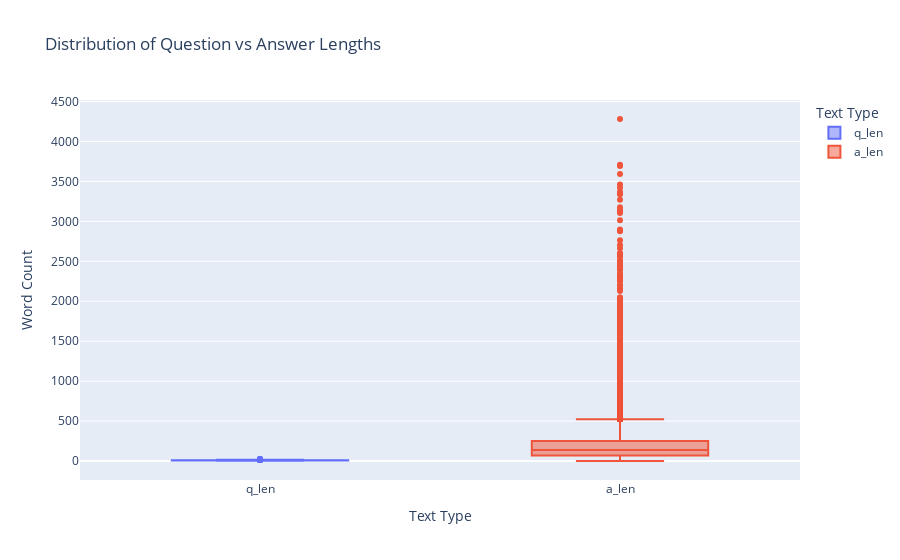

Notebook source saved alongside this figure:
### Code cell
melted = df.melt(value_vars=["q_len","a_len"], var_name="Text Type", value_name="Word Count")

fig = px.box(
    melted,
    x="Text Type",
    y="Word Count",
    color="Text Type",
    title="Distribution of Question vs Answer Lengths"
)
fig.show()

### Figure 1 — Plotly figure (JSON) as saved in the notebook; plotly's stock layout.template omitted (floating-point values rounded to 4 significant figures; data arrays with more than 128 entries replaced by an {"elided": "..."} marker saying what was removed)
{"data": [{"alignmentgroup": "True", "hovertemplate": "Text Type=%{x}<br>Word Count=%{y}<extra></extra>", "legendgroup": "q_len", "marker": {"color": "#636efa"}, "name": "q_len", "notched": false, "offsetgroup": "q_len", "orientation": "v", "showlegend": true, "type": "box", "x": {"elided": "16407 str values"}, "x0": " ", "xaxis": "x", "y": {"elided": "16407 int values"}, "y0": " ", "yaxis": "y"}, {"alignmentgroup": "True", "hovertemplate": "Text Type=%{x}<br>Word Count=%{y}<extra></extra>", "legendgroup": "a_len", "marker": {"color": "#EF553B"}, "name": "a_len", "notched": false, "offsetgroup": "a_len", "orientation": "v", "showlegend": true, "type": "box", "x": {"elided": "16407 str values"}, "x0": " ", "xaxis": "x", "y": {"elided": "16407 int values"}, "y0": " ", "yaxis": "y"}], "layout": {"boxmode": "overlay", "legend": {"title": {"text": "Text Type"}, "tracegroupgap": 0}, "title": {"text": "Distribution of Question vs Answer Lengths"}, "xaxis": {"anchor": "y", "categoryarray": ["q_len", "a_len"], "categoryorder": "array", "domain": [0, 1], "title": {"text": "Text Type"}}, "yaxis": {"anchor": "x", "domain": [0, 1], "title": {"text": "Word Count"}}}}
